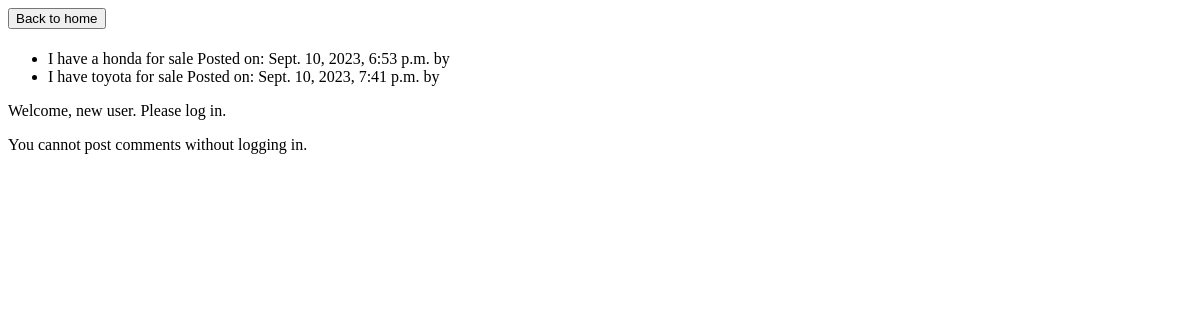
Before: /classified_ads/3/ with the older database file.
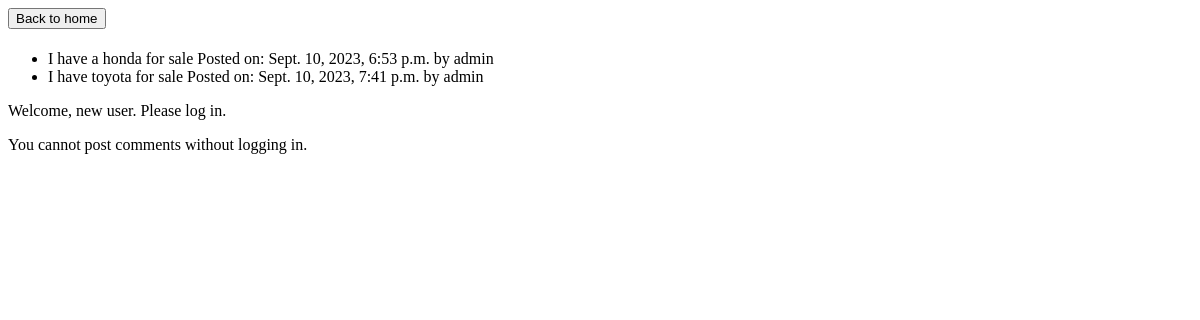
After: the same page with the newer database file.
### classified_ads/models.py (models this page shows, shortened)
class Postable(models.Model):
    text = models.CharField(max_length=1000)
    date_posted = models.DateTimeField()
    user = models.ForeignKey(
        auth_models.User, on_delete=models.SET_NULL, null=True)
    class Meta:
        abstract = True

class Comment(Postable):
    parent_ad = models.ForeignKey(Ad, on_delete=models.CASCADE)
    class Meta:
        ordering = ['date_posted']

### classified_ads/views.py (the view)
# urls.py: path("<int:pk>/", views.DetailView.as_view(), name="detail"),
class DetailView(generic.DetailView):
    model = Ad
    template_name = 'classified_ads/detail.html'
    def get_context_data(self, **kwargs):
        context = super().get_context_data(**kwargs)
        context['comment_list'] = Ad.objects.all()
        return context

### classified_ads/templates/classified_ads/detail.html (shortened to what this page needs)
<form action="{% url 'classified_ads:index'%}">
  <input type="submit" value="Back to home">
</form>
<ul>
  {% for comment in ad.comment_set.all %}
  <li>{{ comment.text }}
    Posted on: {{ comment.date_posted }} by {{ comment.user.username }}</li>
  {% endfor %}
</ul>
{% if user.is_authenticated %}
<p>Welcome, {{ user.username }}. Thanks for logging in.</p>
{% else %}
<p>Welcome, new user. Please log in.</p>
{% endif %}
{% if user.is_authenticated %}
<form action="{% url 'classified_ads:comment' ad.id %}" method="post">
  {% csrf_token %}
  <label for="comment">Comment:</label><br>
  <input type="text" id="comment" name="comment"><br>
  <br>
  <input type="submit" value="Post comment">
</form>
{% else %}
You cannot post comments without logging in.
{% endif %}

Changed rows visible on the page:
changed Comment "I have a honda for sale": user.username (not shown) → "admin"
changed Comment "I have toyota for sale": user.username (not shown) → "admin"
